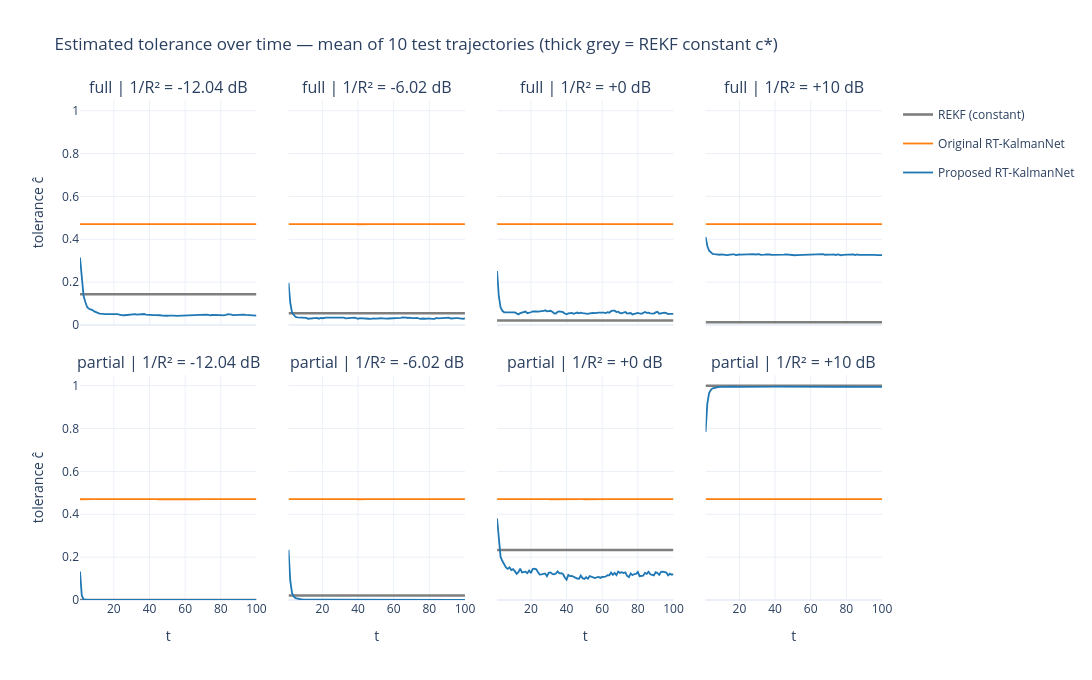

Notebook code cell kept with this figure:
### Markdown cell above
## 12. Estimated tolerance $\hat c_t$ across the eight experimental cases

One subplot per case (rows are the information scenario, columns the noise level) so that the curves stay separable. Each panel holds the REKF's constant $c^\star$ (dashed) and the tolerance estimated online by the original and proposed RT-KalmanNet, averaged over the first `N_C_PLOT` test trajectories. KalmanNet and the EKF are absent because neither carries a tolerance. The estimates are produced from the saved checkpoints, so this section works with `RETRAIN = False`.

### Code cell
# Estimated tolerance per experimental case. Reads the checkpoints written by Sec. 7,
# so it needs no training. REKF contributes the constant c* selected in Sec. 6.
N_C_PLOT = min(10, N_T)          # test trajectories averaged in each panel

def c_trajectories(method, ds, scen, db, n_seq):
    """Estimated tolerance for `n_seq` test trajectories, taken from the saved checkpoint."""
    ckpt = ckpt_path(method, scen, db)
    if not os.path.exists(ckpt):
        return None
    model = BUILD[method](ds["sys"][scen], ds["train_y"][0])
    model.nn.load_state_dict(torch.load(ckpt, map_location=DEVICE, weights_only=True))
    model.nn.eval()
    trajs = []
    with torch.no_grad():
        for k in range(min(n_seq, len(ds["test_y"]))):
            c_traj = run_filter(model, ds["test_y"][k])[1]
            if c_traj is not None:
                trajs.append(c_traj)
    return np.stack(trajs) if trajs else None      # [n_seq, T]

C_METHODS = [m for m in ("Original", "Proposed") if m in METHODS]
c_curves, c_rows = {}, []
for db in tqdm(INV_R2_DB, desc="tolerance", unit="level"):
    ds = datasets[db]
    for scen in SCENARIOS:
        for method in C_METHODS:
            arr = c_trajectories(method, ds, scen, db, N_C_PLOT)
            if arr is None:
                print(f"  {method:10s} [{scen} | {db:+g} dB]: checkpoint missing -- skipped")
                continue
            c_curves[(method, scen, db)] = arr
            c_rows += [{"model": method, "scenario": scen, "inv_r2_db": db, "t": t + 1,
                        "c_mean": float(v)} for t, v in enumerate(arr.mean(axis=0))]
        if INCLUDE_REKF:
            c_rows += [{"model": "REKF", "scenario": scen, "inv_r2_db": db, "t": t + 1,
                        "c_mean": float(c_star[(scen, db)])} for t in range(T)]

c_df = pd.DataFrame(c_rows)
c_df.to_csv(os.path.join(CKPT_DIR, "tolerance_estimates.csv"), index=False)

if c_df.empty:
    print("no tolerance estimates to draw")
else:
    steps = np.arange(1, T + 1)
    fig = make_subplots(rows=len(SCENARIOS), cols=len(INV_R2_DB),
                        shared_xaxes=True, shared_yaxes=True,
                        horizontal_spacing=0.04, vertical_spacing=0.10,
                        subplot_titles=[f"{scen} | 1/R² = {db:+g} dB"
                                        for scen in SCENARIOS for db in INV_R2_DB])
    for row, scen in enumerate(SCENARIOS, start=1):
        for col, db in enumerate(INV_R2_DB, start=1):
            first = (row == 1 and col == 1)
            if INCLUDE_REKF:
                fig.add_trace(go.Scatter(
                    x=steps, y=np.full(T, c_star[(scen, db)]), mode="lines", name="REKF (constant)",
                    legendgroup="REKF", showlegend=first,
                    line=dict(color=COLORS["REKF"], width=2.6)), row=row, col=col)
            for method in C_METHODS:
                arr = c_curves.get((method, scen, db))
                if arr is None:
                    continue
                fig.add_trace(go.Scatter(
                    x=steps, y=arr.mean(axis=0), mode="lines", name=f"{method} RT-KalmanNet",
                    legendgroup=method, showlegend=first,
                    line=dict(color=COLORS[method], width=1.8)), row=row, col=col)
            fig.update_xaxes(title_text="t" if row == len(SCENARIOS) else None, row=row, col=col)
        # c is a KL budget constrained to [0, 1]; the extra 0.05 of headroom keeps a curve or a
        # c* sitting at the upper bound from being drawn on the frame and lost.
        fig.update_yaxes(title_text="tolerance ĉ", range=[0, 1.05], dtick=0.2,
                         row=row, col=1)

    fig.update_layout(
        title=f"Estimated tolerance over time — mean of {N_C_PLOT} test trajectories "
              f"(thick grey = REKF constant c*)",
        height=340 * len(SCENARIOS), width=330 * len(INV_R2_DB) + 160,
        template="plotly_white", hovermode="x unified")
    fig.show()

    html = os.path.join(CKPT_DIR, "tolerance_estimates.html")
    fig.write_html(html)
    saved = [html]
    try:                                   # PNG needs kaleido; skip silently if unavailable
        png = os.path.join(CKPT_DIR, "tolerance_estimates.png")
        fig.write_image(png, scale=2)
        saved.append(png)
    except Exception as exc:
        print(f"  (PNG export skipped: {type(exc).__name__})")
    print("saved:", ", ".join(saved), "and", os.path.join(CKPT_DIR, "tolerance_estimates.csv"))
